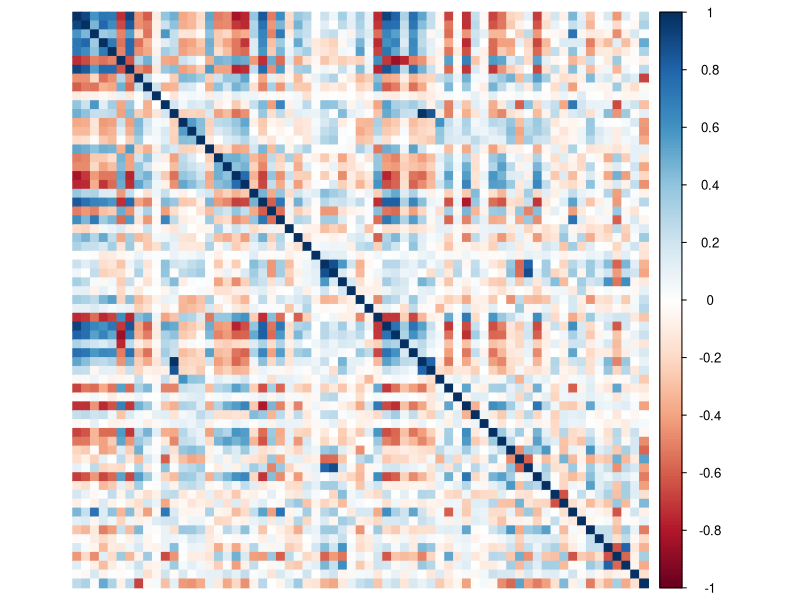
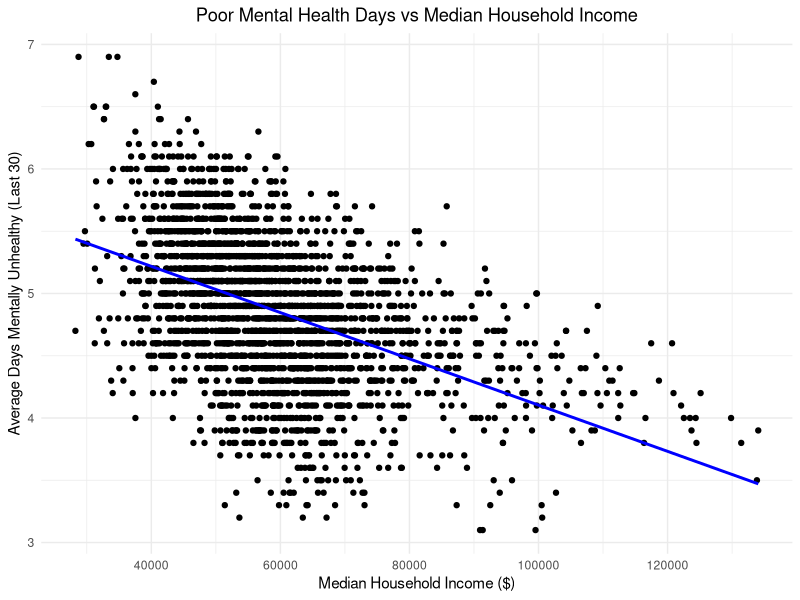
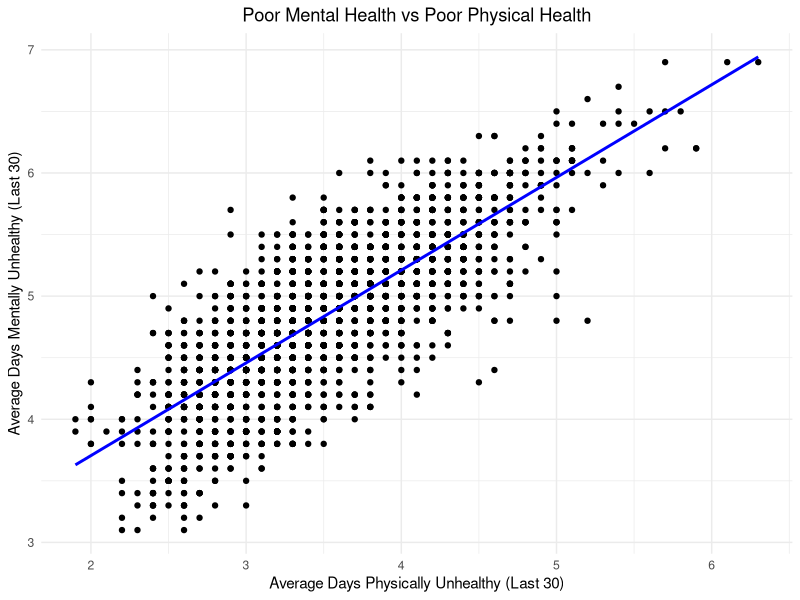
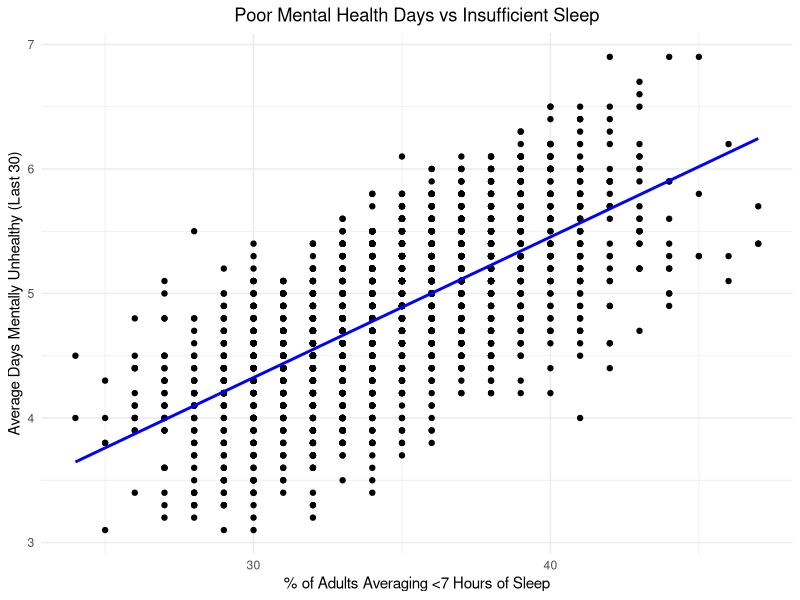
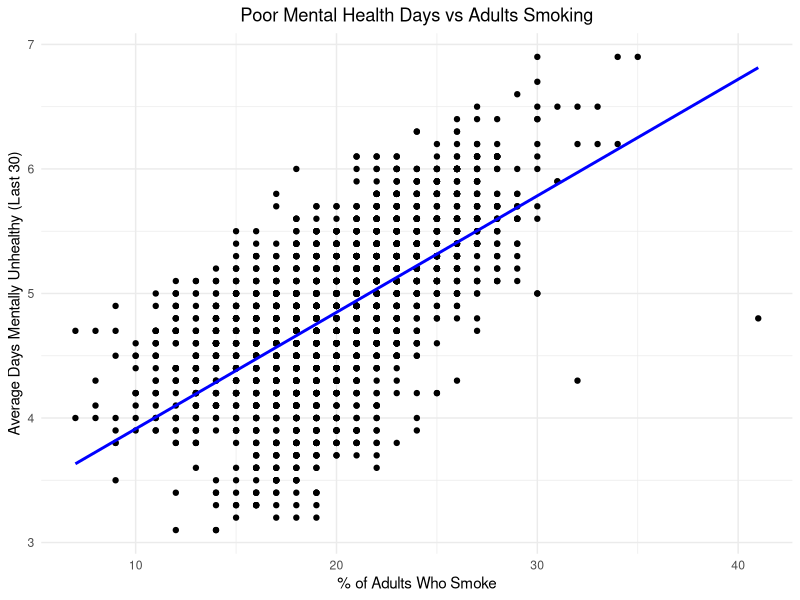
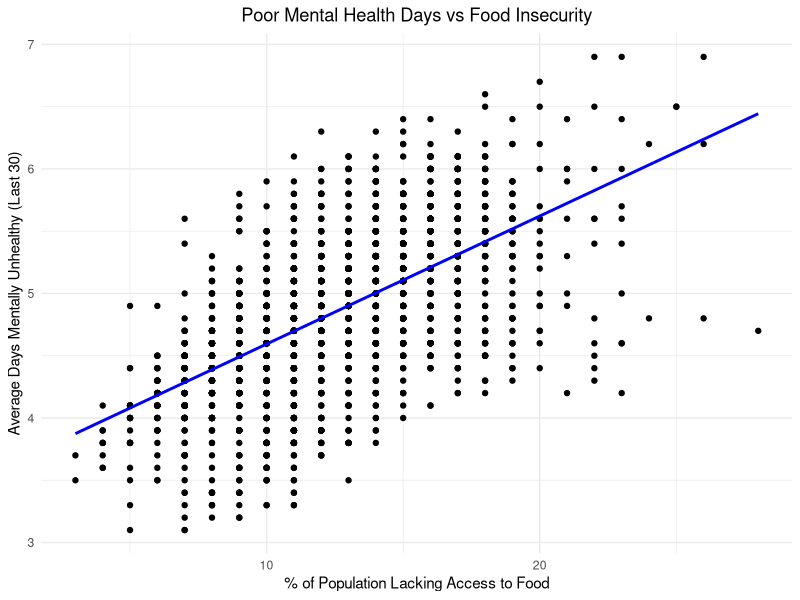
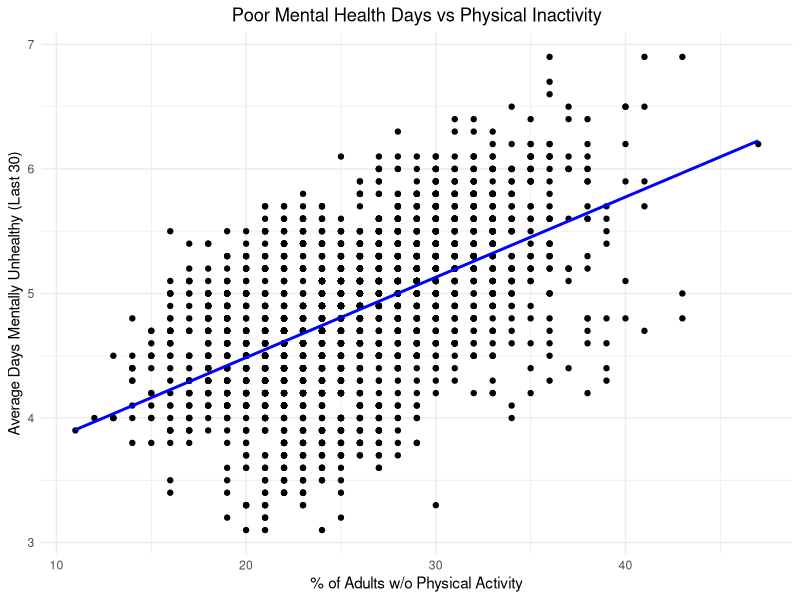
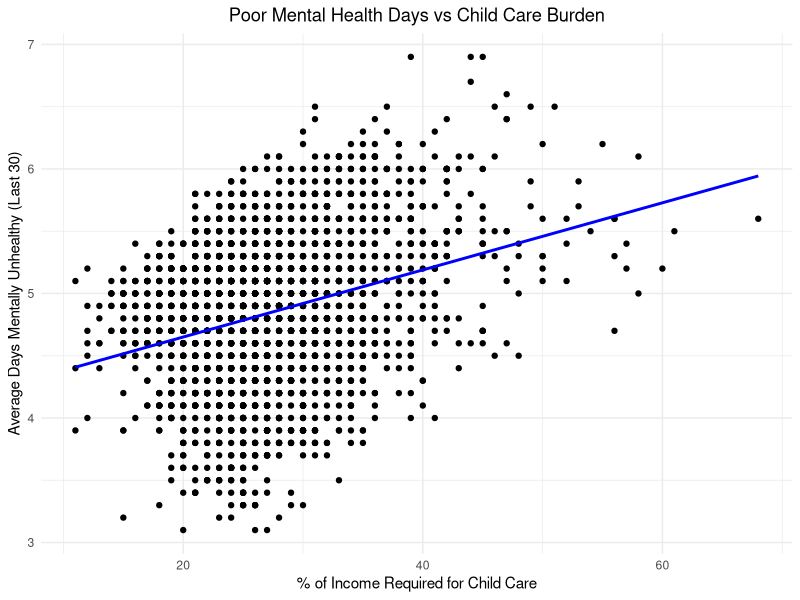

The R script that drew these images, in order:
# load libraries
library(tidyverse)
library(corrplot)

# load dataset
data <- read_csv('final-data.csv')

# motivation for pls ####

# correlation matrix
correlation_matrix <- cor(data |> select(-fips, -state, -county, -avg_days_mentally_unhealthy))

# correlation plot
corrplot(correlation_matrix, method = "color", tl.pos = 'n')

# post-modeling visualization ####

# household income / mental health
data |> 
  ggplot(aes(x = median_household_income,
             y = avg_days_mentally_unhealthy)) +
  geom_point() +
  geom_smooth(method = 'lm', se = FALSE, color = 'blue') +
  labs(title = 'Poor Mental Health Days vs Median Household Income',
       y = 'Average Days Mentally Unhealthy (Last 30)',
       x = 'Median Household Income ($)') +
  theme_minimal() +
  theme(plot.title = element_text(hjust = 0.5))

# physical / mental health
data |> 
  ggplot(aes(x = avg_days_physically_unhealthy,
             y = avg_days_mentally_unhealthy)) +
  geom_point() +
  geom_smooth(method = 'lm', se = FALSE, color = 'blue') +
  labs(title = 'Poor Mental Health vs Poor Physical Health',
       y = 'Average Days Mentally Unhealthy (Last 30)',
       x = 'Average Days Physically Unhealthy (Last 30)') +
  theme_minimal() +
  theme(plot.title = element_text(hjust = 0.5))

# sleep / mental health
data |> 
  ggplot(aes(x = perc_insufficient_sleep,
             y = avg_days_mentally_unhealthy)) +
  geom_point() +
  geom_smooth(method = 'lm', se = FALSE, color = 'blue') +
  labs(title = 'Poor Mental Health Days vs Insufficient Sleep',
       y = 'Average Days Mentally Unhealthy (Last 30)',
       x = '% of Adults Averaging <7 Hours of Sleep') +
  theme_minimal() +
  theme(plot.title = element_text(hjust = 0.5))

# smoking / mental health
data |> 
  ggplot(aes(x = perc_adults_smoking,
             y = avg_days_mentally_unhealthy)) +
  geom_point() +
  geom_smooth(method = 'lm', se = FALSE, color = 'blue') +
  labs(title = 'Poor Mental Health Days vs Adults Smoking',
       y = 'Average Days Mentally Unhealthy (Last 30)',
       x = '% of Adults Who Smoke') +
  theme_minimal() +
  theme(plot.title = element_text(hjust = 0.5))

# food insecurity / mental health

data |> 
  ggplot(aes(x = perc_food_insecure,
             y = avg_days_mentally_unhealthy)) +
  geom_point() +
  geom_smooth(method = 'lm', se = FALSE, color = 'blue') +
  labs(title = 'Poor Mental Health Days vs Food Insecurity',
       y = 'Average Days Mentally Unhealthy (Last 30)',
       x = '% of Population Lacking Access to Food') +
  theme_minimal() +
  theme(plot.title = element_text(hjust = 0.5))

# physical inactivity / mental health

data |> 
  ggplot(aes(x = perc_physically_inactive,
             y = avg_days_mentally_unhealthy)) +
  geom_point() +
  geom_smooth(method = 'lm', se = FALSE, color = 'blue') +
  labs(title = 'Poor Mental Health Days vs Physical Inactivity',
       y = 'Average Days Mentally Unhealthy (Last 30)',
       x = '% of Adults w/o Physical Activity') +
  theme_minimal() +
  theme(plot.title = element_text(hjust = 0.5))

# child care cost / mental health

data |> 
  ggplot(aes(x = perc_income_required_child_care,
             y = avg_days_mentally_unhealthy)) +
  geom_point() +
  geom_smooth(method = 'lm', se = FALSE, color = 'blue') +
  labs(title = 'Poor Mental Health Days vs Child Care Burden',
       y = 'Average Days Mentally Unhealthy (Last 30)',
       x = '% of Income Required for Child Care') +
  theme_minimal() +
  theme(plot.title = element_text(hjust = 0.5))

# social associations / mental health

data |> 
  ggplot(aes(x = social_association_rate,
             y = avg_days_mentally_unhealthy)) +
  geom_point() +
  geom_smooth(method = 'lm', se = FALSE, color = 'blue') +
  labs(title = 'Poor Mental Health Days vs Social Association Rate',
       y = 'Average Days Mentally Unhealthy (Last 30)',
       x = 'Social Associations (per 10,000)') +
  theme_minimal() +
  theme(plot.title = element_text(hjust = 0.5))

# broadband access / mental health

data |> 
  ggplot(aes(x = perc_households_broadband_access,
             y = avg_days_mentally_unhealthy)) +
  geom_point() +
  geom_smooth(method = 'lm', se = FALSE, color = 'blue') +
  labs(title = 'Poor Mental Health Days vs Broadband Access',
       y = 'Average Days Mentally Unhealthy (Last 30)',
       x = '% of Households w/ Broadband Access') +
  theme_minimal() +
  theme(plot.title = element_text(hjust = 0.5))